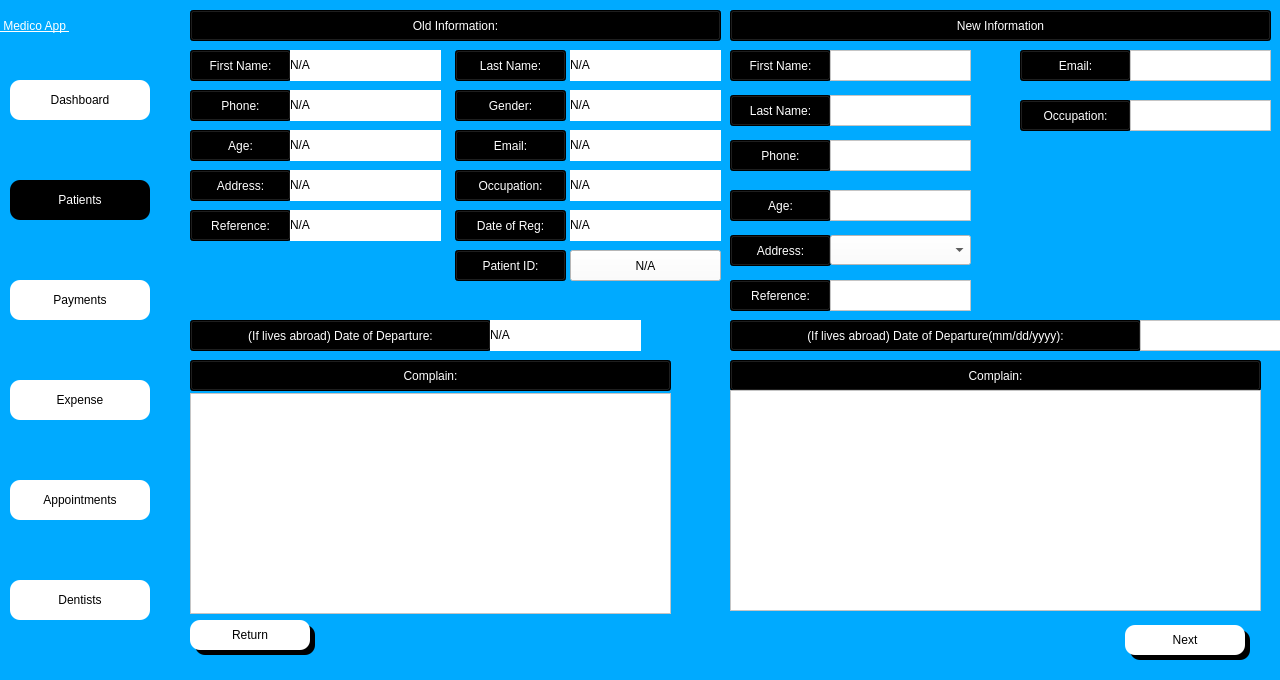
<?xml version="1.0" encoding="UTF-8"?>
<ui version="4.0">
 <class>Dialog</class>
 <widget class="QDialog" name="Dialog">
  <property name="geometry">
   <rect>
    <x>0</x>
    <y>0</y>
    <width>1280</width>
    <height>680</height>
   </rect>
  </property>
  <property name="windowTitle">
   <string>Dialog</string>
  </property>
  <property name="styleSheet">
   <string notr="true">background-color: rgb(0, 170, 255);</string>
  </property>
  <widget class="QWidget" name="side_bar" native="true">
   <property name="geometry">
    <rect>
     <x>0</x>
     <y>0</y>
     <width>160</width>
     <height>681</height>
    </rect>
   </property>
   <property name="styleSheet">
    <string notr="true">
background-color: rgba(170, 170, 255,.5);
</string>
   </property>
   <widget class="QPushButton" name="dash_btn">
    <property name="geometry">
     <rect>
      <x>10</x>
      <y>80</y>
      <width>140</width>
      <height>40</height>
     </rect>
    </property>
    <property name="styleSheet">
     <string notr="true">QPushButton{


font:  14pt &quot;Segoe UI &quot;;
background-color: rgb(255, 255, 255);
border-top-left-radius:10px;
border-bottom-left-radius:10px;
border-top-right-radius:10px;
border-bottom-right-radius:10px;}
QPushButton:hover{
	background-color: rgb(161, 161, 161);
	color: rgb(255, 255, 255);
}
QPushButton:focus{
	background-color: rgb(161, 161, 161);
	color: rgb(255, 255, 255);
}</string>
    </property>
    <property name="text">
     <string>Dashboard</string>
    </property>
    <property name="icon">
     <iconset>
      <normaloff>../Medico_modern/dashboard.png</normaloff>../Medico_modern/dashboard.png</iconset>
    </property>
   </widget>
   <widget class="QPushButton" name="appointment_btn">
    <property name="geometry">
     <rect>
      <x>10</x>
      <y>480</y>
      <width>140</width>
      <height>40</height>
     </rect>
    </property>
    <property name="styleSheet">
     <string notr="true">QPushButton{


font:  14pt &quot;Segoe UI &quot;;
background-color: rgb(255, 255, 255);
border-top-left-radius:10px;
border-bottom-left-radius:10px;
border-top-right-radius:10px;
border-bottom-right-radius:10px;}
QPushButton:hover{
	background-color: rgb(161, 161, 161);
	color: rgb(255, 255, 255);
}
QPushButton:focus{
	background-color: rgb(161, 161, 161);
	color: rgb(255, 255, 255);
}</string>
    </property>
    <property name="text">
     <string>Appointments</string>
    </property>
    <property name="icon">
     <iconset>
      <normaloff>../Medico_modern/appointmentdownload (1).png</normaloff>../Medico_modern/appointmentdownload (1).png</iconset>
    </property>
   </widget>
   <widget class="QPushButton" name="dentist_btn">
    <property name="geometry">
     <rect>
      <x>10</x>
      <y>580</y>
      <width>140</width>
      <height>40</height>
     </rect>
    </property>
    <property name="styleSheet">
     <string notr="true">QPushButton{


font:  14pt &quot;Segoe UI &quot;;
background-color: rgb(255, 255, 255);
border-top-left-radius:10px;
border-bottom-left-radius:10px;
border-top-right-radius:10px;
border-bottom-right-radius:10px;}
QPushButton:hover{
	background-color: rgb(161, 161, 161);
	color: rgb(255, 255, 255);
}
QPushButton:focus{
	background-color: rgb(161, 161, 161);
	color: rgb(255, 255, 255);
}</string>
    </property>
    <property name="text">
     <string>Dentists</string>
    </property>
    <property name="icon">
     <iconset>
      <normaloff>../Medico_modern/dentistimages.png</normaloff>../Medico_modern/dentistimages.png</iconset>
    </property>
   </widget>
   <widget class="QPushButton" name="payment_btn">
    <property name="geometry">
     <rect>
      <x>10</x>
      <y>280</y>
      <width>140</width>
      <height>40</height>
     </rect>
    </property>
    <property name="styleSheet">
     <string notr="true">QPushButton{


font:  14pt &quot;Segoe UI &quot;;
background-color: rgb(255, 255, 255);
border-top-left-radius:10px;
border-bottom-left-radius:10px;
border-top-right-radius:10px;
border-bottom-right-radius:10px;}
QPushButton:hover{
	background-color: rgb(161, 161, 161);
	color: rgb(255, 255, 255);
}
QPushButton:focus{
	background-color: rgb(161, 161, 161);
	color: rgb(255, 255, 255);
}</string>
    </property>
    <property name="text">
     <string>Payments</string>
    </property>
    <property name="icon">
     <iconset>
      <normaloff>../Medico_modern/billingdownload (1).png</normaloff>../Medico_modern/billingdownload (1).png</iconset>
    </property>
   </widget>
   <widget class="QPushButton" name="expense_btn">
    <property name="geometry">
     <rect>
      <x>10</x>
      <y>380</y>
      <width>140</width>
      <height>40</height>
     </rect>
    </property>
    <property name="styleSheet">
     <string notr="true">QPushButton{


font:  14pt &quot;Segoe UI &quot;;
background-color: rgb(255, 255, 255);
border-top-left-radius:10px;
border-bottom-left-radius:10px;
border-top-right-radius:10px;
border-bottom-right-radius:10px;}
QPushButton:hover{
	background-color: rgb(161, 161, 161);
	color: rgb(255, 255, 255);
}
QPushButton:focus{
	background-color: rgb(161, 161, 161);
	color: rgb(255, 255, 255);
}</string>
    </property>
    <property name="text">
     <string>Expense</string>
    </property>
    <property name="icon">
     <iconset>
      <normaloff>../Medico_modern/billingdownload (1).png</normaloff>../Medico_modern/billingdownload (1).png</iconset>
    </property>
   </widget>
   <widget class="QLabel" name="label_4">
    <property name="geometry">
     <rect>
      <x>0</x>
      <y>0</y>
      <width>161</width>
      <height>51</height>
     </rect>
    </property>
    <property name="styleSheet">
     <string notr="true">font: 20pt &quot;MS Shell Dlg 2&quot;;
font: 75 20pt &quot;MS Shell Dlg 2&quot;;
text-decoration: underline;
font: 22pt &quot;MS Shell Dlg 2&quot;;
background-color: rgba(255, 255, 255,0);
color: rgb(255, 255, 255);
</string>
    </property>
    <property name="text">
     <string> Medico App </string>
    </property>
   </widget>
  </widget>
  <widget class="QPushButton" name="patient_btn">
   <property name="geometry">
    <rect>
     <x>10</x>
     <y>180</y>
     <width>140</width>
     <height>40</height>
    </rect>
   </property>
   <property name="styleSheet">
    <string notr="true">
QPushButton{


font:  14pt &quot;Segoe UI &quot;;
background-color: rgb(255, 255, 255);
border-top-left-radius:10px;
border-bottom-left-radius:10px;
border-top-right-radius:10px;
border-bottom-right-radius:10px;

	background-color: rgb(0, 0, 0);
	color: rgb(255, 255, 255);
}

QPushButton:hover{
	background-color: rgb(161, 161, 161);
	color: rgb(255, 255, 255);
}
QPushButton:focus{
	background-color: rgb(0, 0, 0);
	color: rgb(255, 255, 255);
}
</string>
   </property>
   <property name="text">
    <string>Patients</string>
   </property>
   <property name="icon">
    <iconset>
     <normaloff>../Medico_modern/patientdownload .png</normaloff>../Medico_modern/patientdownload .png</iconset>
   </property>
  </widget>
  <widget class="QLabel" name="label">
   <property name="geometry">
    <rect>
     <x>0</x>
     <y>0</y>
     <width>1280</width>
     <height>720</height>
    </rect>
   </property>
   <property name="text">
    <string/>
   </property>
   <property name="pixmap">
    <pixmap>../Images/daniel-frank-wKbWAMlHgNo-unsplash.jpg</pixmap>
   </property>
   <property name="scaledContents">
    <bool>true</bool>
   </property>
  </widget>
  <widget class="QPushButton" name="f_name_labl">
   <property name="geometry">
    <rect>
     <x>190</x>
     <y>50</y>
     <width>101</width>
     <height>31</height>
    </rect>
   </property>
   <property name="focusPolicy">
    <enum>Qt::ClickFocus</enum>
   </property>
   <property name="styleSheet">
    <string notr="true">
color: rgb(255, 255, 255);
background-color: rgb(0, 0, 0);

font:  14pt &quot;Segoe UI &quot;;</string>
   </property>
   <property name="text">
    <string>First Name:</string>
   </property>
  </widget>
  <widget class="QPushButton" name="l_name_labl">
   <property name="geometry">
    <rect>
     <x>455</x>
     <y>50</y>
     <width>111</width>
     <height>31</height>
    </rect>
   </property>
   <property name="focusPolicy">
    <enum>Qt::ClickFocus</enum>
   </property>
   <property name="styleSheet">
    <string notr="true">
color: rgb(255, 255, 255);
background-color: rgb(0, 0, 0);

font:  14pt &quot;Segoe UI &quot;;</string>
   </property>
   <property name="text">
    <string>Last Name:</string>
   </property>
  </widget>
  <widget class="QPushButton" name="phn_labl">
   <property name="geometry">
    <rect>
     <x>190</x>
     <y>90</y>
     <width>101</width>
     <height>31</height>
    </rect>
   </property>
   <property name="focusPolicy">
    <enum>Qt::ClickFocus</enum>
   </property>
   <property name="styleSheet">
    <string notr="true">
color: rgb(255, 255, 255);
background-color: rgb(0, 0, 0);

font:  14pt &quot;Segoe UI &quot;;</string>
   </property>
   <property name="text">
    <string>Phone:</string>
   </property>
  </widget>
  <widget class="QPushButton" name="email_labl">
   <property name="geometry">
    <rect>
     <x>455</x>
     <y>130</y>
     <width>111</width>
     <height>31</height>
    </rect>
   </property>
   <property name="focusPolicy">
    <enum>Qt::ClickFocus</enum>
   </property>
   <property name="styleSheet">
    <string notr="true">
color: rgb(255, 255, 255);
background-color: rgb(0, 0, 0);

font:  14pt &quot;Segoe UI &quot;;</string>
   </property>
   <property name="text">
    <string>Email:</string>
   </property>
  </widget>
  <widget class="QPushButton" name="addr_labl">
   <property name="geometry">
    <rect>
     <x>190</x>
     <y>170</y>
     <width>101</width>
     <height>31</height>
    </rect>
   </property>
   <property name="focusPolicy">
    <enum>Qt::ClickFocus</enum>
   </property>
   <property name="styleSheet">
    <string notr="true">
color: rgb(255, 255, 255);
background-color: rgb(0, 0, 0);

font:  14pt &quot;Segoe UI &quot;;</string>
   </property>
   <property name="text">
    <string>Address:</string>
   </property>
  </widget>
  <widget class="QPushButton" name="occu_labl">
   <property name="geometry">
    <rect>
     <x>455</x>
     <y>170</y>
     <width>111</width>
     <height>31</height>
    </rect>
   </property>
   <property name="focusPolicy">
    <enum>Qt::ClickFocus</enum>
   </property>
   <property name="styleSheet">
    <string notr="true">
color: rgb(255, 255, 255);
background-color: rgb(0, 0, 0);

font:  14pt &quot;Segoe UI &quot;;</string>
   </property>
   <property name="text">
    <string>Occupation:</string>
   </property>
  </widget>
  <widget class="QPushButton" name="refr_labl">
   <property name="geometry">
    <rect>
     <x>190</x>
     <y>210</y>
     <width>101</width>
     <height>31</height>
    </rect>
   </property>
   <property name="focusPolicy">
    <enum>Qt::ClickFocus</enum>
   </property>
   <property name="styleSheet">
    <string notr="true">
color: rgb(255, 255, 255);
background-color: rgb(0, 0, 0);

font:  14pt &quot;Segoe UI &quot;;</string>
   </property>
   <property name="text">
    <string>Reference:</string>
   </property>
  </widget>
  <widget class="QPushButton" name="depart_labl">
   <property name="geometry">
    <rect>
     <x>190</x>
     <y>320</y>
     <width>301</width>
     <height>31</height>
    </rect>
   </property>
   <property name="focusPolicy">
    <enum>Qt::ClickFocus</enum>
   </property>
   <property name="styleSheet">
    <string notr="true">
color: rgb(255, 255, 255);
background-color: rgb(0, 0, 0);

font:  14pt &quot;Segoe UI &quot;;</string>
   </property>
   <property name="text">
    <string>(If lives abroad) Date of Departure:</string>
   </property>
  </widget>
  <widget class="QPushButton" name="comp_labl">
   <property name="geometry">
    <rect>
     <x>190</x>
     <y>360</y>
     <width>481</width>
     <height>31</height>
    </rect>
   </property>
   <property name="focusPolicy">
    <enum>Qt::ClickFocus</enum>
   </property>
   <property name="styleSheet">
    <string notr="true">
color: rgb(255, 255, 255);
background-color: rgb(0, 0, 0);

font:  14pt &quot;Segoe UI &quot;;</string>
   </property>
   <property name="text">
    <string>Complain:</string>
   </property>
  </widget>
  <widget class="QPushButton" name="pat_id_labl">
   <property name="geometry">
    <rect>
     <x>455</x>
     <y>250</y>
     <width>111</width>
     <height>31</height>
    </rect>
   </property>
   <property name="focusPolicy">
    <enum>Qt::ClickFocus</enum>
   </property>
   <property name="styleSheet">
    <string notr="true">
color: rgb(255, 255, 255);
background-color: rgb(0, 0, 0);

font:  14pt &quot;Segoe UI &quot;;</string>
   </property>
   <property name="text">
    <string>Patient ID:</string>
   </property>
  </widget>
  <widget class="QPushButton" name="age_labl">
   <property name="geometry">
    <rect>
     <x>190</x>
     <y>130</y>
     <width>101</width>
     <height>31</height>
    </rect>
   </property>
   <property name="focusPolicy">
    <enum>Qt::ClickFocus</enum>
   </property>
   <property name="styleSheet">
    <string notr="true">
color: rgb(255, 255, 255);
background-color: rgb(0, 0, 0);

font:  14pt &quot;Segoe UI &quot;;</string>
   </property>
   <property name="text">
    <string>Age:</string>
   </property>
  </widget>
  <widget class="QPushButton" name="gender_labl">
   <property name="geometry">
    <rect>
     <x>455</x>
     <y>90</y>
     <width>111</width>
     <height>31</height>
    </rect>
   </property>
   <property name="focusPolicy">
    <enum>Qt::ClickFocus</enum>
   </property>
   <property name="styleSheet">
    <string notr="true">
color: rgb(255, 255, 255);
background-color: rgb(0, 0, 0);

font:  14pt &quot;Segoe UI &quot;;</string>
   </property>
   <property name="text">
    <string>Gender:</string>
   </property>
  </widget>
  <widget class="QPushButton" name="reg_dt_labl">
   <property name="geometry">
    <rect>
     <x>455</x>
     <y>210</y>
     <width>111</width>
     <height>31</height>
    </rect>
   </property>
   <property name="focusPolicy">
    <enum>Qt::ClickFocus</enum>
   </property>
   <property name="styleSheet">
    <string notr="true">
color: rgb(255, 255, 255);
background-color: rgb(0, 0, 0);

font:  14pt &quot;Segoe UI &quot;;</string>
   </property>
   <property name="text">
    <string>Date of Reg:</string>
   </property>
  </widget>
  <widget class="QLabel" name="label_6">
   <property name="geometry">
    <rect>
     <x>195</x>
     <y>625</y>
     <width>120</width>
     <height>30</height>
    </rect>
   </property>
   <property name="styleSheet">
    <string notr="true">background-color: rgb(0, 0, 0);
font: 12pt &quot;MS Shell Dlg 2&quot;;
border-top-left-radius:10px;
border-bottom-left-radius:10px;
border-top-right-radius:10px;
border-bottom-right-radius:10px;
color: rgb(255, 255, 255);
</string>
   </property>
   <property name="text">
    <string/>
   </property>
  </widget>
  <widget class="QPushButton" name="return_btn">
   <property name="geometry">
    <rect>
     <x>190</x>
     <y>620</y>
     <width>120</width>
     <height>30</height>
    </rect>
   </property>
   <property name="styleSheet">
    <string notr="true">QPushButton{


font:  14pt &quot;Segoe UI &quot;;
background-color: rgb(255, 255, 255);
border-top-left-radius:10px;
border-bottom-left-radius:10px;
border-top-right-radius:10px;
border-bottom-right-radius:10px;}
QPushButton:hover{
	background-color: rgb(161, 161, 161);
	color: rgb(255, 255, 255);
}
QPushButton:focus{
	background-color: rgb(161, 161, 161);
	color: rgb(255, 255, 255);
}</string>
   </property>
   <property name="text">
    <string>Return</string>
   </property>
  </widget>
  <widget class="QPushButton" name="next_btn">
   <property name="geometry">
    <rect>
     <x>1125</x>
     <y>625</y>
     <width>120</width>
     <height>30</height>
    </rect>
   </property>
   <property name="styleSheet">
    <string notr="true">QPushButton{


font:  14pt &quot;Segoe UI &quot;;
background-color: rgb(255, 255, 255);
border-top-left-radius:10px;
border-bottom-left-radius:10px;
border-top-right-radius:10px;
border-bottom-right-radius:10px;}
QPushButton:hover{
	background-color: rgb(161, 161, 161);
	color: rgb(255, 255, 255);
}
QPushButton:focus{
	background-color: rgb(161, 161, 161);
	color: rgb(255, 255, 255);
}</string>
   </property>
   <property name="text">
    <string>Next</string>
   </property>
  </widget>
  <widget class="QLabel" name="label_8">
   <property name="geometry">
    <rect>
     <x>1130</x>
     <y>630</y>
     <width>120</width>
     <height>30</height>
    </rect>
   </property>
   <property name="styleSheet">
    <string notr="true">background-color: rgb(0, 0, 0);
font: 12pt &quot;MS Shell Dlg 2&quot;;
border-top-left-radius:10px;
border-bottom-left-radius:10px;
border-top-right-radius:10px;
border-bottom-right-radius:10px;
color: rgb(255, 255, 255);
</string>
   </property>
   <property name="text">
    <string/>
   </property>
  </widget>
  <widget class="QTextBrowser" name="old_comp">
   <property name="geometry">
    <rect>
     <x>190</x>
     <y>393</y>
     <width>481</width>
     <height>221</height>
    </rect>
   </property>
   <property name="focusPolicy">
    <enum>Qt::ClickFocus</enum>
   </property>
   <property name="styleSheet">
    <string notr="true">background-color: rgb(255, 255, 255);
font:  10pt &quot;Segoe UI &quot;;</string>
   </property>
   <property name="html">
    <string>&lt;!DOCTYPE HTML PUBLIC &quot;-//W3C//DTD HTML 4.0//EN&quot; &quot;http://www.w3.org/TR/REC-html40/strict.dtd&quot;&gt;
&lt;html&gt;&lt;head&gt;&lt;meta name=&quot;qrichtext&quot; content=&quot;1&quot; /&gt;&lt;style type=&quot;text/css&quot;&gt;
p, li { white-space: pre-wrap; }
&lt;/style&gt;&lt;/head&gt;&lt;body style=&quot; font-family:'Segoe UI '; font-size:10pt; font-weight:400; font-style:normal;&quot;&gt;
&lt;p style=&quot;-qt-paragraph-type:empty; margin-top:0px; margin-bottom:0px; margin-left:0px; margin-right:0px; -qt-block-indent:0; text-indent:0px; font-family:'MS Shell Dlg 2'; font-size:8.25pt;&quot;&gt;&lt;br /&gt;&lt;/p&gt;&lt;/body&gt;&lt;/html&gt;</string>
   </property>
  </widget>
  <widget class="QPushButton" name="age_labl_2">
   <property name="geometry">
    <rect>
     <x>730</x>
     <y>190</y>
     <width>101</width>
     <height>31</height>
    </rect>
   </property>
   <property name="focusPolicy">
    <enum>Qt::ClickFocus</enum>
   </property>
   <property name="styleSheet">
    <string notr="true">
color: rgb(255, 255, 255);
background-color: rgb(0, 0, 0);

font:  14pt &quot;Segoe UI &quot;;</string>
   </property>
   <property name="text">
    <string>Age:</string>
   </property>
  </widget>
  <widget class="QPushButton" name="phn_labl_2">
   <property name="geometry">
    <rect>
     <x>730</x>
     <y>140</y>
     <width>101</width>
     <height>31</height>
    </rect>
   </property>
   <property name="focusPolicy">
    <enum>Qt::ClickFocus</enum>
   </property>
   <property name="styleSheet">
    <string notr="true">
color: rgb(255, 255, 255);
background-color: rgb(0, 0, 0);

font:  14pt &quot;Segoe UI &quot;;</string>
   </property>
   <property name="text">
    <string>Phone:</string>
   </property>
  </widget>
  <widget class="QPushButton" name="l_name_labl_2">
   <property name="geometry">
    <rect>
     <x>730</x>
     <y>95</y>
     <width>101</width>
     <height>31</height>
    </rect>
   </property>
   <property name="focusPolicy">
    <enum>Qt::ClickFocus</enum>
   </property>
   <property name="styleSheet">
    <string notr="true">
color: rgb(255, 255, 255);
background-color: rgb(0, 0, 0);

font:  14pt &quot;Segoe UI &quot;;</string>
   </property>
   <property name="text">
    <string>Last Name:</string>
   </property>
  </widget>
  <widget class="QPushButton" name="comp_labl_2">
   <property name="geometry">
    <rect>
     <x>730</x>
     <y>360</y>
     <width>531</width>
     <height>31</height>
    </rect>
   </property>
   <property name="focusPolicy">
    <enum>Qt::ClickFocus</enum>
   </property>
   <property name="styleSheet">
    <string notr="true">
color: rgb(255, 255, 255);
background-color: rgb(0, 0, 0);

font:  14pt &quot;Segoe UI &quot;;</string>
   </property>
   <property name="text">
    <string>Complain:</string>
   </property>
  </widget>
  <widget class="QPushButton" name="depart_labl_2">
   <property name="geometry">
    <rect>
     <x>730</x>
     <y>320</y>
     <width>411</width>
     <height>31</height>
    </rect>
   </property>
   <property name="focusPolicy">
    <enum>Qt::ClickFocus</enum>
   </property>
   <property name="styleSheet">
    <string notr="true">
color: rgb(255, 255, 255);
background-color: rgb(0, 0, 0);

font:  14pt &quot;Segoe UI &quot;;</string>
   </property>
   <property name="text">
    <string>(If lives abroad) Date of Departure(mm/dd/yyyy):</string>
   </property>
  </widget>
  <widget class="QPushButton" name="refr_labl_2">
   <property name="geometry">
    <rect>
     <x>730</x>
     <y>280</y>
     <width>101</width>
     <height>31</height>
    </rect>
   </property>
   <property name="focusPolicy">
    <enum>Qt::ClickFocus</enum>
   </property>
   <property name="styleSheet">
    <string notr="true">
color: rgb(255, 255, 255);
background-color: rgb(0, 0, 0);

font:  14pt &quot;Segoe UI &quot;;</string>
   </property>
   <property name="text">
    <string>Reference:</string>
   </property>
  </widget>
  <widget class="QPushButton" name="f_name_labl_2">
   <property name="geometry">
    <rect>
     <x>730</x>
     <y>50</y>
     <width>101</width>
     <height>31</height>
    </rect>
   </property>
   <property name="focusPolicy">
    <enum>Qt::ClickFocus</enum>
   </property>
   <property name="styleSheet">
    <string notr="true">
color: rgb(255, 255, 255);
background-color: rgb(0, 0, 0);

font:  14pt &quot;Segoe UI &quot;;</string>
   </property>
   <property name="text">
    <string>First Name:</string>
   </property>
  </widget>
  <widget class="QPushButton" name="occu_labl_2">
   <property name="geometry">
    <rect>
     <x>1020</x>
     <y>100</y>
     <width>111</width>
     <height>31</height>
    </rect>
   </property>
   <property name="focusPolicy">
    <enum>Qt::ClickFocus</enum>
   </property>
   <property name="styleSheet">
    <string notr="true">
color: rgb(255, 255, 255);
background-color: rgb(0, 0, 0);

font:  14pt &quot;Segoe UI &quot;;</string>
   </property>
   <property name="text">
    <string>Occupation:</string>
   </property>
  </widget>
  <widget class="QPushButton" name="addr_labl_2">
   <property name="geometry">
    <rect>
     <x>730</x>
     <y>235</y>
     <width>101</width>
     <height>31</height>
    </rect>
   </property>
   <property name="focusPolicy">
    <enum>Qt::ClickFocus</enum>
   </property>
   <property name="styleSheet">
    <string notr="true">
color: rgb(255, 255, 255);
background-color: rgb(0, 0, 0);

font:  14pt &quot;Segoe UI &quot;;</string>
   </property>
   <property name="text">
    <string>Address:</string>
   </property>
  </widget>
  <widget class="QPushButton" name="email_labl_2">
   <property name="geometry">
    <rect>
     <x>1020</x>
     <y>50</y>
     <width>111</width>
     <height>31</height>
    </rect>
   </property>
   <property name="focusPolicy">
    <enum>Qt::ClickFocus</enum>
   </property>
   <property name="styleSheet">
    <string notr="true">
color: rgb(255, 255, 255);
background-color: rgb(0, 0, 0);

font:  14pt &quot;Segoe UI &quot;;</string>
   </property>
   <property name="text">
    <string>Email:</string>
   </property>
  </widget>
  <widget class="QPushButton" name="comp_labl_3">
   <property name="geometry">
    <rect>
     <x>190</x>
     <y>10</y>
     <width>531</width>
     <height>31</height>
    </rect>
   </property>
   <property name="focusPolicy">
    <enum>Qt::ClickFocus</enum>
   </property>
   <property name="styleSheet">
    <string notr="true">
color: rgb(255, 255, 255);
background-color: rgb(0, 0, 0);

font:  14pt &quot;Segoe UI &quot;;</string>
   </property>
   <property name="text">
    <string>Old Information:</string>
   </property>
  </widget>
  <widget class="QPushButton" name="comp_labl_4">
   <property name="geometry">
    <rect>
     <x>730</x>
     <y>10</y>
     <width>541</width>
     <height>31</height>
    </rect>
   </property>
   <property name="focusPolicy">
    <enum>Qt::ClickFocus</enum>
   </property>
   <property name="styleSheet">
    <string notr="true">
color: rgb(255, 255, 255);
background-color: rgb(0, 0, 0);

font:  14pt &quot;Segoe UI &quot;;</string>
   </property>
   <property name="text">
    <string>New Information</string>
   </property>
  </widget>
  <widget class="QTextEdit" name="add_fname_edit">
   <property name="geometry">
    <rect>
     <x>830</x>
     <y>50</y>
     <width>141</width>
     <height>31</height>
    </rect>
   </property>
   <property name="styleSheet">
    <string notr="true">QTextEdit:focus{
background-color: rgb(255, 255, 255);
}
QTextEdit{
background-color: rgb(255, 255, 255);
	font: 12pt &quot;Segoe UI&quot;;
}
</string>
   </property>
  </widget>
  <widget class="QTextEdit" name="add_lname_edit">
   <property name="geometry">
    <rect>
     <x>830</x>
     <y>95</y>
     <width>141</width>
     <height>31</height>
    </rect>
   </property>
   <property name="styleSheet">
    <string notr="true">QTextEdit:focus{
background-color: rgb(255, 255, 255);
}
QTextEdit{
background-color: rgb(255, 255, 255);
	font: 12pt &quot;Segoe UI&quot;;
}
</string>
   </property>
  </widget>
  <widget class="QLabel" name="old_fname">
   <property name="geometry">
    <rect>
     <x>290</x>
     <y>50</y>
     <width>151</width>
     <height>31</height>
    </rect>
   </property>
   <property name="focusPolicy">
    <enum>Qt::ClickFocus</enum>
   </property>
   <property name="styleSheet">
    <string notr="true">background-color: rgb(255, 255, 255);
font:  12pt &quot;Segoe UI &quot;;</string>
   </property>
   <property name="text">
    <string>N/A</string>
   </property>
  </widget>
  <widget class="QLabel" name="old_lname">
   <property name="geometry">
    <rect>
     <x>570</x>
     <y>50</y>
     <width>151</width>
     <height>31</height>
    </rect>
   </property>
   <property name="focusPolicy">
    <enum>Qt::ClickFocus</enum>
   </property>
   <property name="styleSheet">
    <string notr="true">background-color: rgb(255, 255, 255);
font:  12pt &quot;Segoe UI &quot;;</string>
   </property>
   <property name="text">
    <string>N/A</string>
   </property>
  </widget>
  <widget class="QLabel" name="old_phone">
   <property name="geometry">
    <rect>
     <x>290</x>
     <y>90</y>
     <width>151</width>
     <height>31</height>
    </rect>
   </property>
   <property name="focusPolicy">
    <enum>Qt::ClickFocus</enum>
   </property>
   <property name="styleSheet">
    <string notr="true">background-color: rgb(255, 255, 255);
font:  12pt &quot;Segoe UI &quot;;</string>
   </property>
   <property name="text">
    <string>N/A</string>
   </property>
  </widget>
  <widget class="QLabel" name="old_age">
   <property name="geometry">
    <rect>
     <x>290</x>
     <y>130</y>
     <width>151</width>
     <height>31</height>
    </rect>
   </property>
   <property name="focusPolicy">
    <enum>Qt::ClickFocus</enum>
   </property>
   <property name="styleSheet">
    <string notr="true">background-color: rgb(255, 255, 255);
font:  12pt &quot;Segoe UI &quot;;</string>
   </property>
   <property name="text">
    <string>N/A</string>
   </property>
  </widget>
  <widget class="QLabel" name="old_address">
   <property name="geometry">
    <rect>
     <x>290</x>
     <y>170</y>
     <width>151</width>
     <height>31</height>
    </rect>
   </property>
   <property name="focusPolicy">
    <enum>Qt::ClickFocus</enum>
   </property>
   <property name="styleSheet">
    <string notr="true">background-color: rgb(255, 255, 255);
font:  12pt &quot;Segoe UI &quot;;</string>
   </property>
   <property name="text">
    <string>N/A</string>
   </property>
  </widget>
  <widget class="QLabel" name="old_ref">
   <property name="geometry">
    <rect>
     <x>290</x>
     <y>210</y>
     <width>151</width>
     <height>31</height>
    </rect>
   </property>
   <property name="focusPolicy">
    <enum>Qt::ClickFocus</enum>
   </property>
   <property name="styleSheet">
    <string notr="true">background-color: rgb(255, 255, 255);
font:  12pt &quot;Segoe UI &quot;;</string>
   </property>
   <property name="text">
    <string>N/A</string>
   </property>
  </widget>
  <widget class="QLabel" name="gender">
   <property name="geometry">
    <rect>
     <x>570</x>
     <y>90</y>
     <width>151</width>
     <height>31</height>
    </rect>
   </property>
   <property name="focusPolicy">
    <enum>Qt::ClickFocus</enum>
   </property>
   <property name="styleSheet">
    <string notr="true">background-color: rgb(255, 255, 255);
font:  12pt &quot;Segoe UI &quot;;</string>
   </property>
   <property name="text">
    <string>N/A</string>
   </property>
  </widget>
  <widget class="QLabel" name="old_email">
   <property name="geometry">
    <rect>
     <x>570</x>
     <y>130</y>
     <width>151</width>
     <height>31</height>
    </rect>
   </property>
   <property name="focusPolicy">
    <enum>Qt::ClickFocus</enum>
   </property>
   <property name="styleSheet">
    <string notr="true">background-color: rgb(255, 255, 255);
font:  12pt &quot;Segoe UI &quot;;</string>
   </property>
   <property name="text">
    <string>N/A</string>
   </property>
  </widget>
  <widget class="QLabel" name="reg_date">
   <property name="geometry">
    <rect>
     <x>570</x>
     <y>210</y>
     <width>151</width>
     <height>31</height>
    </rect>
   </property>
   <property name="focusPolicy">
    <enum>Qt::ClickFocus</enum>
   </property>
   <property name="styleSheet">
    <string notr="true">background-color: rgb(255, 255, 255);
font:  12pt &quot;Segoe UI &quot;;</string>
   </property>
   <property name="text">
    <string>N/A</string>
   </property>
  </widget>
  <widget class="QLabel" name="old_job">
   <property name="geometry">
    <rect>
     <x>570</x>
     <y>170</y>
     <width>151</width>
     <height>31</height>
    </rect>
   </property>
   <property name="focusPolicy">
    <enum>Qt::ClickFocus</enum>
   </property>
   <property name="styleSheet">
    <string notr="true">background-color: rgb(255, 255, 255);
font:  12pt &quot;Segoe UI &quot;;</string>
   </property>
   <property name="text">
    <string>N/A</string>
   </property>
  </widget>
  <widget class="QLabel" name="old_depart">
   <property name="geometry">
    <rect>
     <x>490</x>
     <y>320</y>
     <width>151</width>
     <height>31</height>
    </rect>
   </property>
   <property name="focusPolicy">
    <enum>Qt::ClickFocus</enum>
   </property>
   <property name="styleSheet">
    <string notr="true">background-color: rgb(255, 255, 255);
font:  12pt &quot;Segoe UI &quot;;</string>
   </property>
   <property name="text">
    <string>N/A</string>
   </property>
  </widget>
  <widget class="QPushButton" name="updt_pat_id">
   <property name="geometry">
    <rect>
     <x>570</x>
     <y>250</y>
     <width>151</width>
     <height>31</height>
    </rect>
   </property>
   <property name="focusPolicy">
    <enum>Qt::ClickFocus</enum>
   </property>
   <property name="styleSheet">
    <string notr="true">background-color: rgb(255, 255, 255);
font:  12pt &quot;Segoe UI &quot;;</string>
   </property>
   <property name="text">
    <string>N/A</string>
   </property>
  </widget>
  <widget class="QComboBox" name="address_combo">
   <property name="geometry">
    <rect>
     <x>830</x>
     <y>235</y>
     <width>141</width>
     <height>30</height>
    </rect>
   </property>
   <property name="styleSheet">
    <string notr="true">background-color: rgb(255, 255, 255);
	font: 12pt &quot;Segoe UI&quot;;</string>
   </property>
   <item>
    <property name="text">
     <string/>
    </property>
   </item>
   <item>
    <property name="text">
     <string>Abdullahpur</string>
    </property>
   </item>
   <item>
    <property name="text">
     <string>Adabor</string>
    </property>
   </item>
   <item>
    <property name="text">
     <string>Agargaon</string>
    </property>
   </item>
   <item>
    <property name="text">
     <string>Ahmadbag</string>
    </property>
   </item>
   <item>
    <property name="text">
     <string>Badda</string>
    </property>
   </item>
   <item>
    <property name="text">
     <string>Baganbari</string>
    </property>
   </item>
   <item>
    <property name="text">
     <string>Banani</string>
    </property>
   </item>
   <item>
    <property name="text">
     <string>Baridhara</string>
    </property>
   </item>
   <item>
    <property name="text">
     <string>Basaboo</string>
    </property>
   </item>
   <item>
    <property name="text">
     <string>Bashundhara</string>
    </property>
   </item>
   <item>
    <property name="text">
     <string>Banasree</string>
    </property>
   </item>
   <item>
    <property name="text">
     <string>Bawnia</string>
    </property>
   </item>
   <item>
    <property name="text">
     <string>Beraid</string>
    </property>
   </item>
   <item>
    <property name="text">
     <string>Bochila</string>
    </property>
   </item>
   <item>
    <property name="text">
     <string>BRAC Bank</string>
    </property>
   </item>
   <item>
    <property name="text">
     <string>Cantonment area</string>
    </property>
   </item>
   <item>
    <property name="text">
     <string>Dakkhin Gao</string>
    </property>
   </item>
   <item>
    <property name="text">
     <string>Dakshinkhan</string>
    </property>
   </item>
   <item>
    <property name="text">
     <string>Dania</string>
    </property>
   </item>
   <item>
    <property name="text">
     <string>Demra</string>
    </property>
   </item>
   <item>
    <property name="text">
     <string>Dhanmondi</string>
    </property>
   </item>
   <item>
    <property name="text">
     <string>Farmgate</string>
    </property>
   </item>
   <item>
    <property name="text">
     <string>Gabtali</string>
    </property>
   </item>
   <item>
    <property name="text">
     <string>Goran</string>
    </property>
   </item>
   <item>
    <property name="text">
     <string>Gulshan</string>
    </property>
   </item>
   <item>
    <property name="text">
     <string>Hazaribagh</string>
    </property>
   </item>
   <item>
    <property name="text">
     <string>Islampur</string>
    </property>
   </item>
   <item>
    <property name="text">
     <string>Jurain</string>
    </property>
   </item>
   <item>
    <property name="text">
     <string>Kadamtala</string>
    </property>
   </item>
   <item>
    <property name="text">
     <string>Kafrul</string>
    </property>
   </item>
   <item>
    <property name="text">
     <string>Kakrail</string>
    </property>
   </item>
   <item>
    <property name="text">
     <string>Kamalapur</string>
    </property>
   </item>
   <item>
    <property name="text">
     <string>Kamrangirchar</string>
    </property>
   </item>
   <item>
    <property name="text">
     <string>Kazipara</string>
    </property>
   </item>
   <item>
    <property name="text">
     <string>Khilgaon</string>
    </property>
   </item>
   <item>
    <property name="text">
     <string>Khilkhet</string>
    </property>
   </item>
   <item>
    <property name="text">
     <string>Kotwali</string>
    </property>
   </item>
   <item>
    <property name="text">
     <string>Lalbagh</string>
    </property>
   </item>
   <item>
    <property name="text">
     <string>Madartek</string>
    </property>
   </item>
   <item>
    <property name="text">
     <string>Manda</string>
    </property>
   </item>
   <item>
    <property name="text">
     <string>Manikdi</string>
    </property>
   </item>
   <item>
    <property name="text">
     <string>Matuail</string>
    </property>
   </item>
   <item>
    <property name="text">
     <string>Mayakanon</string>
    </property>
   </item>
   <item>
    <property name="text">
     <string>Mohakhali</string>
    </property>
   </item>
   <item>
    <property name="text">
     <string>Mohammadpur</string>
    </property>
   </item>
   <item>
    <property name="text">
     <string>Motijheel</string>
    </property>
   </item>
   <item>
    <property name="text">
     <string>Mirpur</string>
    </property>
   </item>
   <item>
    <property name="text">
     <string>Mugda</string>
    </property>
   </item>
   <item>
    <property name="text">
     <string>Nandipara</string>
    </property>
   </item>
   <item>
    <property name="text">
     <string>Niketan, Gulshan</string>
    </property>
   </item>
   <item>
    <property name="text">
     <string>Nimtoli</string>
    </property>
   </item>
   <item>
    <property name="text">
     <string>Outter Dhaka</string>
    </property>
   </item>
   <item>
    <property name="text">
     <string>Pallabi</string>
    </property>
   </item>
   <item>
    <property name="text">
     <string>Paltan</string>
    </property>
   </item>
   <item>
    <property name="text">
     <string>Paribagh</string>
    </property>
   </item>
   <item>
    <property name="text">
     <string>Rajarbag</string>
    </property>
   </item>
   <item>
    <property name="text">
     <string>Ramna</string>
    </property>
   </item>
   <item>
    <property name="text">
     <string>Rampura</string>
    </property>
   </item>
   <item>
    <property name="text">
     <string>Sabujbag</string>
    </property>
   </item>
   <item>
    <property name="text">
     <string>Sadarghat</string>
    </property>
   </item>
   <item>
    <property name="text">
     <string>Satarkul</string>
    </property>
   </item>
   <item>
    <property name="text">
     <string>Segunbagicha</string>
    </property>
   </item>
   <item>
    <property name="text">
     <string>Shahbagh</string>
    </property>
   </item>
   <item>
    <property name="text">
     <string>Sher-e-Bangla Nagar</string>
    </property>
   </item>
   <item>
    <property name="text">
     <string>Shyampur</string>
    </property>
   </item>
   <item>
    <property name="text">
     <string>Sutrapur</string>
    </property>
   </item>
   <item>
    <property name="text">
     <string>Tejgaon</string>
    </property>
   </item>
   <item>
    <property name="text">
     <string>UCBL Bank</string>
    </property>
   </item>
   <item>
    <property name="text">
     <string>Uttara</string>
    </property>
   </item>
   <item>
    <property name="text">
     <string>Uttarkhan</string>
    </property>
   </item>
   <item>
    <property name="text">
     <string>Vatara</string>
    </property>
   </item>
   <item>
    <property name="text">
     <string>Wari</string>
    </property>
   </item>
  </widget>
  <widget class="QTextEdit" name="add_phn_edit">
   <property name="geometry">
    <rect>
     <x>830</x>
     <y>140</y>
     <width>141</width>
     <height>31</height>
    </rect>
   </property>
   <property name="styleSheet">
    <string notr="true">QTextEdit:focus{
background-color: rgb(255, 255, 255);
}
QTextEdit{
background-color: rgb(255, 255, 255);
	font: 12pt &quot;Segoe UI&quot;;
}
</string>
   </property>
  </widget>
  <widget class="QTextEdit" name="add_age_edit">
   <property name="geometry">
    <rect>
     <x>830</x>
     <y>190</y>
     <width>141</width>
     <height>31</height>
    </rect>
   </property>
   <property name="styleSheet">
    <string notr="true">QTextEdit:focus{
background-color: rgb(255, 255, 255);
}
QTextEdit{
background-color: rgb(255, 255, 255);
	font: 12pt &quot;Segoe UI&quot;;
}
</string>
   </property>
  </widget>
  <widget class="QTextEdit" name="add_ref_edit">
   <property name="geometry">
    <rect>
     <x>830</x>
     <y>280</y>
     <width>141</width>
     <height>31</height>
    </rect>
   </property>
   <property name="styleSheet">
    <string notr="true">QTextEdit:focus{
background-color: rgb(255, 255, 255);
}
QTextEdit{
background-color: rgb(255, 255, 255);
	font: 12pt &quot;Segoe UI&quot;;
}
</string>
   </property>
  </widget>
  <widget class="QTextEdit" name="add_email_edit">
   <property name="geometry">
    <rect>
     <x>1130</x>
     <y>50</y>
     <width>141</width>
     <height>31</height>
    </rect>
   </property>
   <property name="styleSheet">
    <string notr="true">QTextEdit:focus{
background-color: rgb(255, 255, 255);
}
QTextEdit{
background-color: rgb(255, 255, 255);
	font: 12pt &quot;Segoe UI&quot;;
}
</string>
   </property>
  </widget>
  <widget class="QTextEdit" name="add_occu_edit">
   <property name="geometry">
    <rect>
     <x>1130</x>
     <y>100</y>
     <width>141</width>
     <height>31</height>
    </rect>
   </property>
   <property name="styleSheet">
    <string notr="true">QTextEdit:focus{
background-color: rgb(255, 255, 255);
}
QTextEdit{
background-color: rgb(255, 255, 255);
	font: 12pt &quot;Segoe UI&quot;;
}
</string>
   </property>
  </widget>
  <widget class="QTextEdit" name="add_depart_edit">
   <property name="geometry">
    <rect>
     <x>1140</x>
     <y>320</y>
     <width>141</width>
     <height>31</height>
    </rect>
   </property>
   <property name="styleSheet">
    <string notr="true">QTextEdit:focus{
background-color: rgb(255, 255, 255);
}
QTextEdit{
background-color: rgb(255, 255, 255);
	font: 12pt &quot;Segoe UI&quot;;
}
</string>
   </property>
  </widget>
  <widget class="QTextEdit" name="add_complain_edit">
   <property name="geometry">
    <rect>
     <x>730</x>
     <y>390</y>
     <width>531</width>
     <height>221</height>
    </rect>
   </property>
   <property name="styleSheet">
    <string notr="true">QTextEdit:focus{
background-color: rgb(255, 255, 255);
}
QTextEdit{
background-color: rgb(255, 255, 255);
	font: 12pt &quot;Segoe UI&quot;;
}
</string>
   </property>
  </widget>
  <zorder>label</zorder>
  <zorder>side_bar</zorder>
  <zorder>patient_btn</zorder>
  <zorder>f_name_labl</zorder>
  <zorder>l_name_labl</zorder>
  <zorder>phn_labl</zorder>
  <zorder>email_labl</zorder>
  <zorder>addr_labl</zorder>
  <zorder>occu_labl</zorder>
  <zorder>refr_labl</zorder>
  <zorder>depart_labl</zorder>
  <zorder>comp_labl</zorder>
  <zorder>pat_id_labl</zorder>
  <zorder>age_labl</zorder>
  <zorder>gender_labl</zorder>
  <zorder>reg_dt_labl</zorder>
  <zorder>label_6</zorder>
  <zorder>return_btn</zorder>
  <zorder>label_8</zorder>
  <zorder>next_btn</zorder>
  <zorder>old_comp</zorder>
  <zorder>age_labl_2</zorder>
  <zorder>phn_labl_2</zorder>
  <zorder>l_name_labl_2</zorder>
  <zorder>comp_labl_2</zorder>
  <zorder>depart_labl_2</zorder>
  <zorder>refr_labl_2</zorder>
  <zorder>f_name_labl_2</zorder>
  <zorder>occu_labl_2</zorder>
  <zorder>addr_labl_2</zorder>
  <zorder>email_labl_2</zorder>
  <zorder>comp_labl_3</zorder>
  <zorder>comp_labl_4</zorder>
  <zorder>add_fname_edit</zorder>
  <zorder>add_lname_edit</zorder>
  <zorder>old_fname</zorder>
  <zorder>old_lname</zorder>
  <zorder>old_phone</zorder>
  <zorder>old_age</zorder>
  <zorder>old_address</zorder>
  <zorder>old_ref</zorder>
  <zorder>gender</zorder>
  <zorder>old_email</zorder>
  <zorder>reg_date</zorder>
  <zorder>old_job</zorder>
  <zorder>old_depart</zorder>
  <zorder>updt_pat_id</zorder>
  <zorder>address_combo</zorder>
  <zorder>add_phn_edit</zorder>
  <zorder>add_age_edit</zorder>
  <zorder>add_ref_edit</zorder>
  <zorder>add_email_edit</zorder>
  <zorder>add_occu_edit</zorder>
  <zorder>add_depart_edit</zorder>
  <zorder>add_complain_edit</zorder>
 </widget>
 <tabstops>
  <tabstop>add_fname_edit</tabstop>
  <tabstop>add_lname_edit</tabstop>
  <tabstop>add_phn_edit</tabstop>
  <tabstop>add_age_edit</tabstop>
  <tabstop>address_combo</tabstop>
  <tabstop>add_ref_edit</tabstop>
  <tabstop>add_email_edit</tabstop>
  <tabstop>add_occu_edit</tabstop>
  <tabstop>add_depart_edit</tabstop>
  <tabstop>add_complain_edit</tabstop>
  <tabstop>next_btn</tabstop>
  <tabstop>return_btn</tabstop>
  <tabstop>dash_btn</tabstop>
  <tabstop>patient_btn</tabstop>
  <tabstop>payment_btn</tabstop>
  <tabstop>expense_btn</tabstop>
  <tabstop>appointment_btn</tabstop>
  <tabstop>dentist_btn</tabstop>
 </tabstops>
 <resources/>
 <connections/>
</ui>
